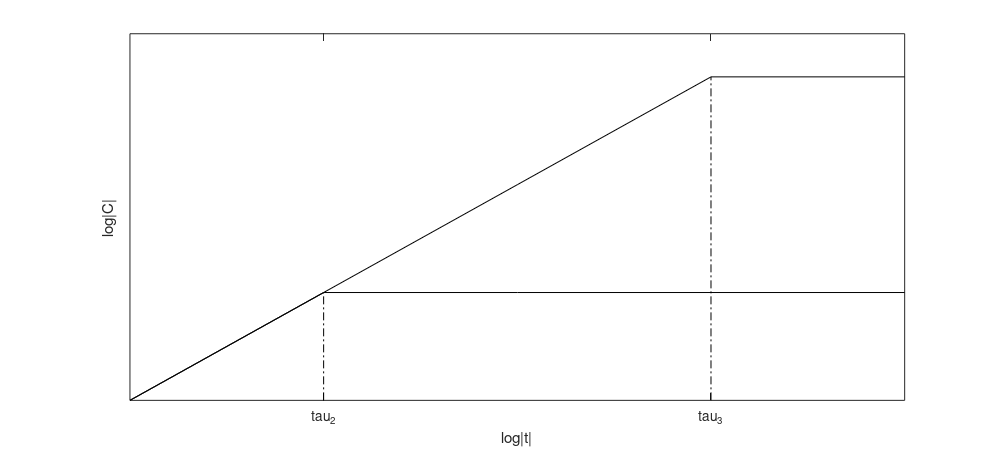

This chart was generated by the following MATLAB code: (Note: this script raises an error after producing the figure.)
clc; close all; clear;
t=linspace(0,20,1000);
x=[0,5,10,15,20];
Y=[0,5,10,15,15];
x2=[0,5,10,15,20];
Y2=[0,5,5,5,5];
plot(x,Y,'k-',x2,Y2,'k-',[5 5],[0 5],'k-.',[15 15],[0 15],'k-.');
xlabel('log|t|');ylabel('log|C|');
set(gca,'xtick',[5 15],'xticklabel',{'tau_2','tau_3'},'ytick',[],'yticklabel',[]);
axis([0 20 0 17]);
set(gcf,'Position',[50 50 1000 450],'PaperPositionMode','auto');
set(gca,'Color','none');
plot2svg('High_Temperature_Diffusion_Plot.svg');